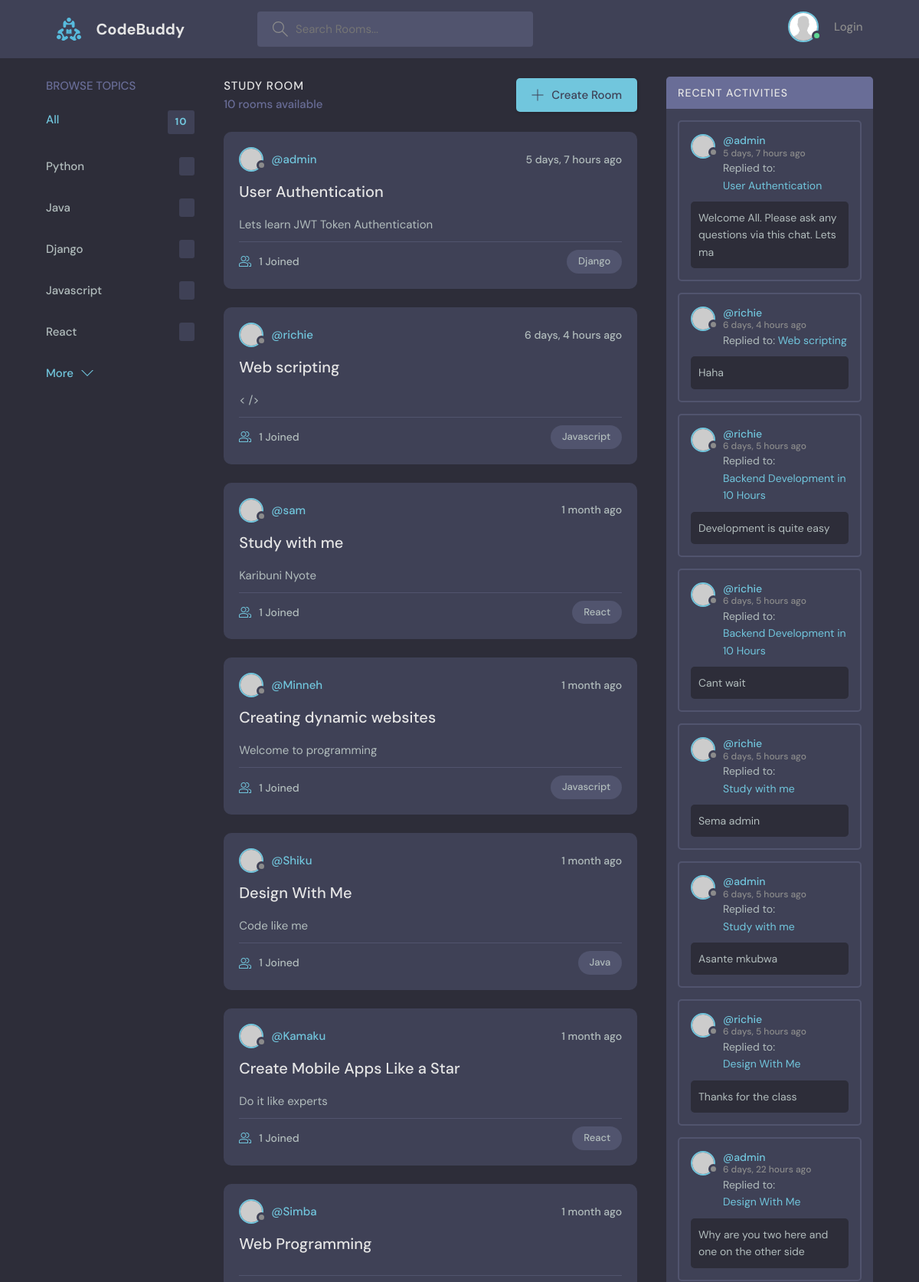
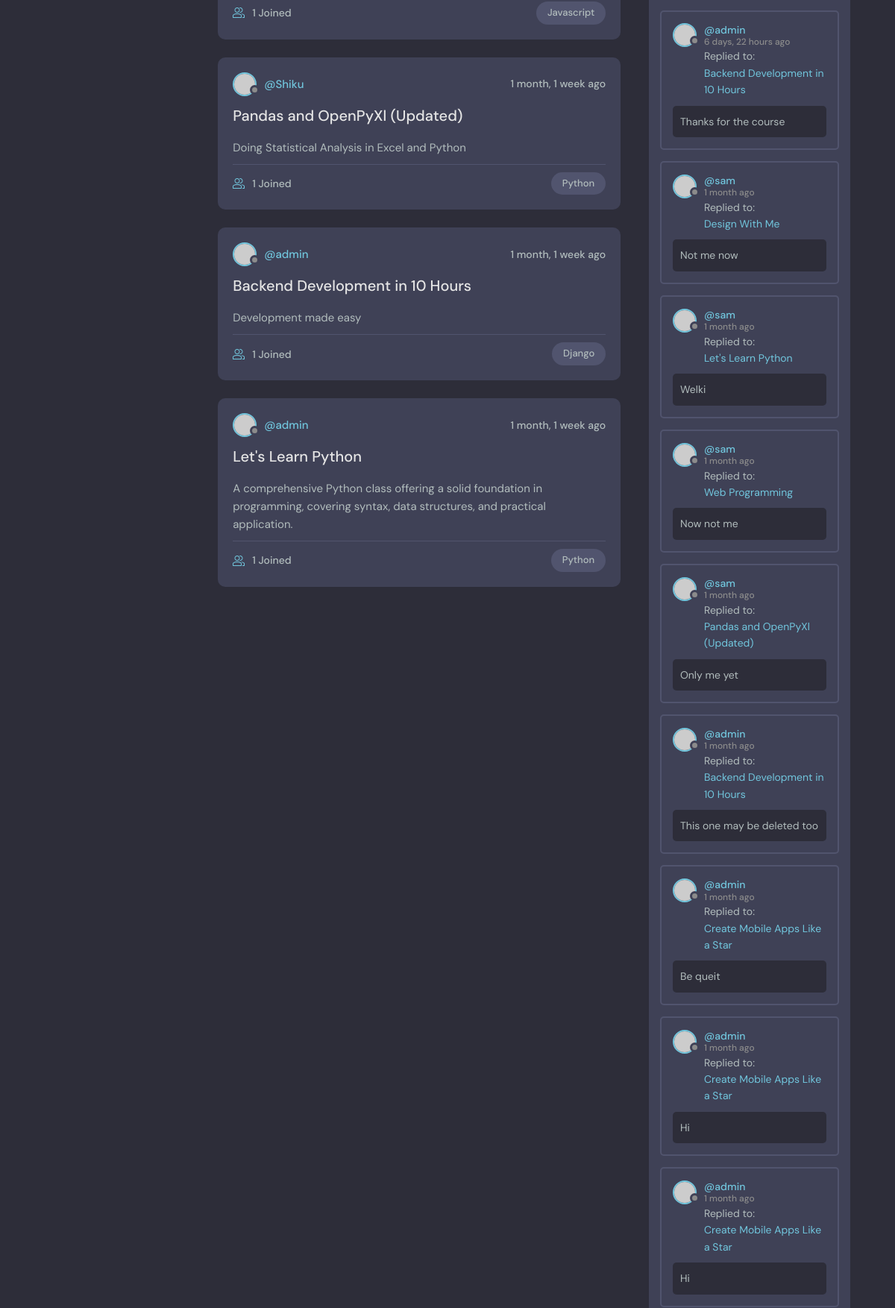
The page / (upper part) on the database its author committed (2 pictures, top to bottom).
### base/models.py (models this page shows)
class Topic(models.Model):
    name = models.CharField(max_length=200)
    def __str__(self):
        return self.name

class Room(models.Model):
    host = models.ForeignKey(User, on_delete=models.SET_NULL, null=True)
    topic = models.ForeignKey(Topic, on_delete=models.SET_NULL, null=True)
    name = models.CharField(max_length=200)
    description = models.TextField(null=True, blank=True)
    participants = models.ManyToManyField(User, related_name='participants', blank=True)
    updated = models.DateTimeField(auto_now=True)
    created = models.DateTimeField(auto_now_add=True)
    class Meta:
        ordering = ['-created', '-updated']
    def __str__(self):
        return self.name

class Message(models.Model):
    user = models.ForeignKey(User, on_delete=models.CASCADE)
    room = models.ForeignKey(Room, on_delete=models.CASCADE)
    topic = models.ForeignKey(Topic, on_delete=models.CASCADE, null=True)
    body = models.TextField()
    updated = models.DateTimeField(auto_now=True)
    created = models.DateTimeField(auto_now_add=True)
    class Meta:
        ordering = ['-created', '-updated']
    def __str__(self):
        return self.body[0:60]

### base/views.py (the view)
# urls.py: path('', views.home, name = "home"),
def home(request, pk = ""):
    topics = Topic.objects.all()
    participants_count = ""
    try:
        q = request.GET.get('q') if request.GET.get('q') != None else ""
        rooms = Room.objects.filter(
            Q(topic__name__icontains=q) |
            Q(name__icontains=q) |
            Q(description__icontains=q)
        )
        if rooms.count() == 0:
            rooms_count = 'No'
        else:
            rooms_count = rooms.count()
        for room in rooms:
            participants_count = room.participants.all().count()
    except:
        rooms = "Your query did not return any results"
        participants_count = ""
    room_messages = Message.objects.filter(Q(room__topic__name__icontains=q)).order_by('-created')
    context = {'rooms': rooms, 'topics': topics, 'rooms_count': rooms_count, 'room_messages': room_messages, 'participants_count': participants_count }
    return render(request, "base/home.html", context)

### base/templates/base/home.html
{% extends 'main.html' %} {% block content %}
<main class="layout layout--3">
  <div class="container">
    {% include 'base/topics_component.html' %}
    {% include 'base/feed_component.html' %}
    {% include 'base/activity_component.html' %}
  </div>
</main>
{% endblock %}

### base/templates/base/topics_component.html
<div class="topics">
  <div class="topics__header">
    <h2>Browse Topics</h2>
  </div>
  <ul class="topics__list">
    <li>
      <a href="/" class="active">All <span>{{rooms.count}}</span></a>
    </li>
    {% for topic in topics %}
    <li>
      <a href="{% url 'home' %}?q={{ topic.name }}">
        {{ topic.name }}
        <span> {{ topic_count }} </span>
      </a>
    </li>
    {% endfor %}
  </ul>
  <a class="btn btn--link" href="topics.html">
    More
    <svg
      version="1.1"
      xmlns="http://www.w3.org/2000/svg"
      width="32"
      height="32"
      viewBox="0 0 32 32"
    >
      <title>chevron-down</title>
      <path d="M16 21l-13-13h-3l16 16 16-16h-3l-13 13z"></path>
    </svg>
  </a>
</div>

### base/templates/base/feed_component.html (shortened to what this page needs)
<div class="roomList">
  <div class="roomList__header">
    <div>
      <h2>Study Room</h2>
      {% if rooms_count == 1 %}
      <p>1 room available</p>
      {% else %}
      <p>{{ rooms_count }} rooms available</p>
      {% endif %}
    </div>
    <a class="btn btn--main" href="{% url 'create-room' %}">
      <svg
        version="1.1"
        xmlns="http://www.w3.org/2000/svg"
        width="32"
        height="32"
        viewBox="0 0 32 32"
      >
        <title>add</title>
        <path
          d="M16.943 0.943h-1.885v14.115h-14.115v1.885h14.115v14.115h1.885v-14.115h14.115v-1.885h-14.115v-14.115z"
        ></path>
      </svg>
      Create Room
    </a>
  </div>
  {% for room in rooms %}
  <div class="roomListRoom">
    <div class="roomListRoom__header">
      <a
        href="{% url 'user-profile' room.host.id %}"
        class="roomListRoom__author"
      >
        <div class="avatar avatar--small">
          <img src="https://randomuser.me/api/portraits/women/11.jpg" />
        </div>
        <span> @{{ room.host.username }} </span>
      </a>
      <div class="roomListRoom__actions">
        <span> {{ room.created|timesince }} ago</span>
      </div>
    </div>
    <div class="roomListRoom__content">
      <a href="{% url 'room' room.id %}">{{ room.name }}</a>
      <p>{{ room.description }}</p>
    </div>
    <div class="roomListRoom__meta">
      <a href="room.html" class="roomListRoom__joined">
        {{ participants_count }} Joined
      </a>
      <p class="roomListRoom__topic">{{ room.topic }}</p>
    </div>
  </div>
  {% endfor %}
</div>

### base/templates/base/activity_component.html (shortened to what this page needs)
<div class="activities">
  <div class="activities__header">
    <h2>Recent Activities</h2>
  </div>
  {% for message in room_messages %}
  <div class="activities__box">
    <div class="activities__boxHeader roomListRoom__header">
      <a
        href="{% url 'user-profile' message.user.id %}"
        class="roomListRoom__author"
      >
        <div class="avatar avatar--small">
          <img src="https://randomuser.me/api/portraits/women/11.jpg" />
        </div>
        <p>
          @{{ message.user.username }}
          <span>{{ message.created|timesince }} ago</span>
        </p>
      </a>
    </div>
    <div class="activities__boxContent">
      <p>
        Replied to:
        <a href="{% url 'room' message.room.id %}">{{ message.room }}</a>
      </p>
      <div class="activities__boxRoomContent">{{ message }}</div>
    </div>
  </div>
  {% endfor %}
</div>

### rows shown on the page
Topic: name "Python"
Topic: name "Java"
Topic: name "Django"
Topic: name "Javascript"
Topic: name "React"
Room: host.username "admin", created "5 days, 7 hours", name "User Authentication", description "Lets learn JWT Token Authentication", host "1", topic "Django"
Room: host.username "richie", created "6 days, 4 hours", name "Web scripting", description "< />", participants_count "1", topic "Javascript"
Room: host.username "sam", created "1 month", name "Study with me", description "Karibuni Nyote", participants_count "1", topic "React"
Room: host.username "Minneh", created "1 month", name "Creating dynamic websites", description "Welcome to programming", participants_count "1", topic "Javascript"
Room: host.username "Shiku", created "1 month", name "Design With Me", description "Code like me", participants_count "1", topic "Java"
Room: host.username "Kamaku", created "1 month", name "Create Mobile Apps Like a Star", description "Do it like experts", participants_count "1", topic "React"
Room: host.username "Simba", created "1 month", name "Web Programming", participants_count "1", topic "Javascript"
Room: host.username "Shiku", created "1 month, 1 week", name "Pandas and OpenPyXl (Updated)", description "Doing Statistical Analysis in Excel and Python", topic "1", topic "Python"
Room: host.username "admin", created "1 month, 1 week", name "Backend Development in 10 Hours", description "Development made easy", host "1", topic "Django"
Room: host.username "admin", created "1 month, 1 week", name "Let's Learn Python", description "A comprehensive Python class offering a solid foundation in programming, covering syntax, data structures, and practical application.", participants_count "1", topic "Python"
Message: user.username "admin", created "5 days, 7 hours", room "User Authentication", body "Welcome All. Please ask any questions via this chat. Lets ma"
Message: user.username "richie", created "6 days, 4 hours", room "Web scripting", body "Haha"
Message: user.username "richie", created "6 days, 5 hours", room "Backend Development in 10 Hours", body "Development is quite easy"
Message: user.username "richie", created "6 days, 5 hours", room "Backend Development in 10 Hours", body "Cant wait"
Message: user.username "richie", created "6 days, 5 hours", room "Study with me", body "Sema admin"
Message: user.username "admin", created "6 days, 5 hours", room "Study with me", body "Asante mkubwa"
Message: user.username "richie", created "6 days, 5 hours", room "Design With Me", body "Thanks for the class"
Message: user.username "admin", created "6 days, 22 hours", room "Design With Me", body "Why are you two here and one on the other side"
Message: user.username "admin", created "6 days, 22 hours", room "Backend Development in 10 Hours", body "Thanks for the course"
Message: user.username "sam", created "1 month", room "Design With Me", body "Not me now"
Message: user.username "sam", created "1 month", room "Let's Learn Python", body "Welki"
Message: user.username "sam", created "1 month", room "Web Programming", body "Now not me"
Message: user.username "sam", created "1 month", room "Pandas and OpenPyXl (Updated)", body "Only me yet"
Message: user.username "admin", created "1 month", room "Backend Development in 10 Hours", body "This one may be deleted too"
Message: user.username "admin", created "1 month", room "Create Mobile Apps Like a Star", body "Be queit"
Message: user.username "admin", created "1 month", room "Create Mobile Apps Like a Star", body "Hi"
Message: user.username "admin", created "1 month", room "Create Mobile Apps Like a Star", body "Hi"

### other values the page prints
{{ rooms.count }} "10"
{{ rooms_count }} "10"
